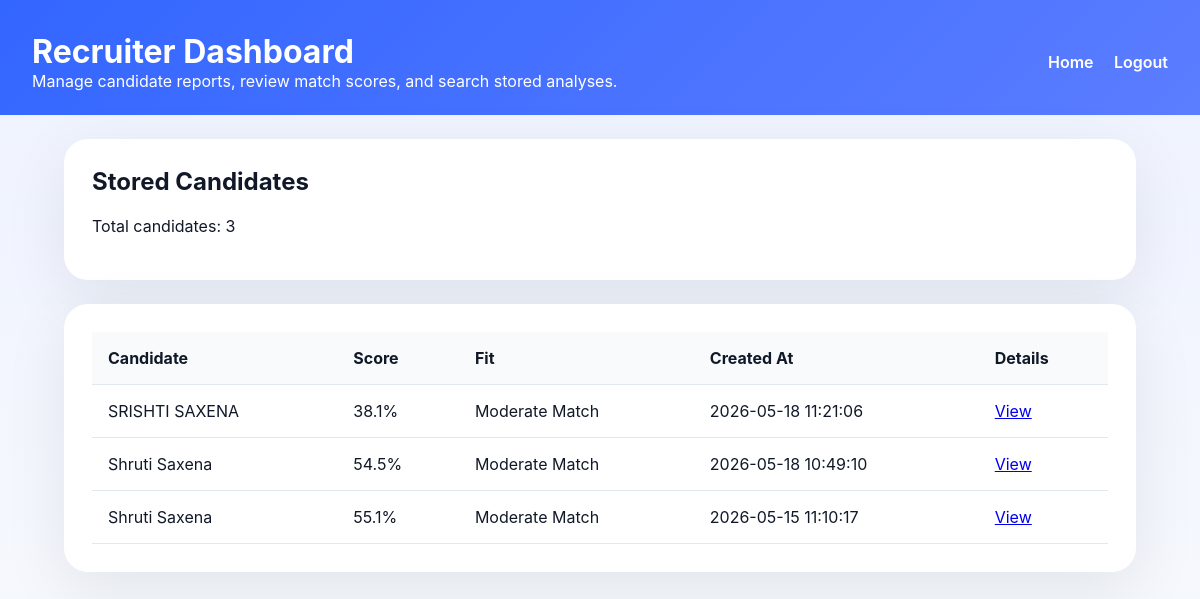
The app's page /dashboard (signed in) with its own data.
### tables this page shows
CREATE TABLE analyses (
    id INTEGER PRIMARY KEY AUTOINCREMENT,
    user_id INTEGER,
    candidate_name TEXT,
    resume_text TEXT,
    jd_text TEXT,
    overall_score REAL,
    fit_level TEXT,
    features_json TEXT,
    suggestions_json TEXT,
    details_json TEXT,
    created_at TEXT NOT NULL,
    FOREIGN KEY(user_id) REFERENCES users(id)
);

### app.py (the view)
@app.route("/dashboard")
def dashboard():
    if "user_id" not in session:
        return redirect(url_for("login"))
    records = fetch_analyses(user_id=session["user_id"])
    return render_template("dashboard.html", records=records)

### app.py (called while the page is built)
@app.context_processor
def inject_user():
    return {
        "authenticated": "user_id" in session,
        "username": session.get("username", ""),
    }

### database/db_utils.py (called while the page is built)
def get_db_connection():
    connection = sqlite3.connect(DB_PATH)
    connection.row_factory = sqlite3.Row
    return connection

def fetch_analyses(user_id=None):
    with get_db_connection() as conn:
        cursor = conn.cursor()
        if user_id:
            cursor.execute("SELECT * FROM analyses WHERE user_id = ? ORDER BY created_at DESC", (user_id,))
        else:
            cursor.execute("SELECT * FROM analyses ORDER BY created_at DESC")
        return cursor.fetchall()

### templates/dashboard.html (shortened to what this page needs)
<!DOCTYPE html>
<html lang="en">
  <head>
    <link rel="stylesheet" href="{{ url_for('static', filename='styles/style.css') }}" />
  </head>
  <body>
    <header class="hero-header">
      <div class="brand">
        <h1>Recruiter Dashboard</h1>
        <p>Manage candidate reports, review match scores, and search stored analyses.</p>
      </div>
      <nav>
        <a href="{{ url_for('index') }}">Home</a>
        <a href="{{ url_for('logout') }}">Logout</a>
      </nav>
    </header>
    <main class="dashboard-grid">
      <section class="panel dashboard-summary">
        <h2>Stored Candidates</h2>
        <p>Total candidates: {{ records|length }}</p>
      </section>
      <section class="panel records-panel">
        {% if records and records|length > 0 %}
        <table>
          <thead>
            <tr>
              <th>Candidate</th>
              <th>Score</th>
              <th>Fit</th>
              <th>Created At</th>
              <th>Details</th>
            </tr>
          </thead>
          <tbody>
            {% for record in records %}
            <tr>
              <td>{{ record['candidate_name'] }}</td>
              <td>{{ record['overall_score'] }}%</td>
              <td>{{ record['fit_level'] }}</td>
              <td>{{ record['created_at'][:19].replace('T',' ') }}</td>
              <td><a href="{{ url_for('results', analysis_id=record['id']) }}">View</a></td>
            </tr>
            {% endfor %}
          </tbody>
        </table>
        {% else %}
        <div class="empty-state">
          <p>No candidate reports saved yet. Upload a resume on the home page to begin.</p>
        </div>
        {% endif %}
      </section>
    </main>
  </body>
</html>

### static/styles/style.css (style rules this page uses)
:root { color-scheme: light; --bg: #f7f8fb; --surface: #ffffff; --surface-strong: #1e293b; --text: #111827; --muted: #475569; --primary: #2563eb; --primary-hover: #1d4ed8; --border: #e2e8f0; --success: #16a34a; --warning: #f59e0b; --danger: #dc2626; }
* { box-sizing: border-box; }
body { margin: 0; min-height: 100vh; font-family: Inter, system-ui, -apple-system, BlinkMacSystemFont, 'Segoe UI', sans-serif; background: linear-gradient(180deg, #eef2ff 0%, #f8fafc 100%); color: var(--text); }
.hero-header { display: flex; flex-wrap: wrap; justify-content: space-between; align-items: center; gap: 1rem; padding: 2rem 2rem 1.5rem; background: linear-gradient(135deg, #3366ff 0%, #5b7dff 100%); color: white; }
.hero-header .brand h1, .hero-header .brand p { margin: 0; }
nav a { color: white; text-decoration: none; margin-left: 1rem; font-weight: 600; }
.page-grid, .dashboard-grid, .results-grid { display: grid; gap: 1.5rem; max-width: 1120px; margin: 0 auto; padding: 1.5rem; }
.panel { background: var(--surface); border: 1px solid var(--border); border-radius: 24px; padding: 1.75rem; box-shadow: 0 20px 65px rgba(15, 23, 42, 0.08); }
.panel h2, .panel h3, .panel h4 { margin-top: 0; }
.result-summary, .results-breakdown, .suggestions-panel, .dashboard-summary, .records-panel { border: none; }
table { width: 100%; border-collapse: collapse; }
thead { background: #f8fafc; }
th, td { padding: 1rem; text-align: left; border-bottom: 1px solid var(--border); }
@media (min-width: 900px) { .dashboard-grid { grid-template-columns: 1fr; } }

### records on screen
analyses: candidate_name "SRISHTI SAXENA", overall_score "38.1", fit_level "Moderate Match", created_at "2026-05-18 11:21:06"
analyses: candidate_name "Shruti Saxena", overall_score "54.5", fit_level "Moderate Match", created_at "2026-05-18 10:49:10"
analyses: candidate_name "Shruti Saxena", overall_score "55.1", fit_level "Moderate Match", created_at "2026-05-15 11:10:17"

### other values on screen
{{ records|length }} "3"
